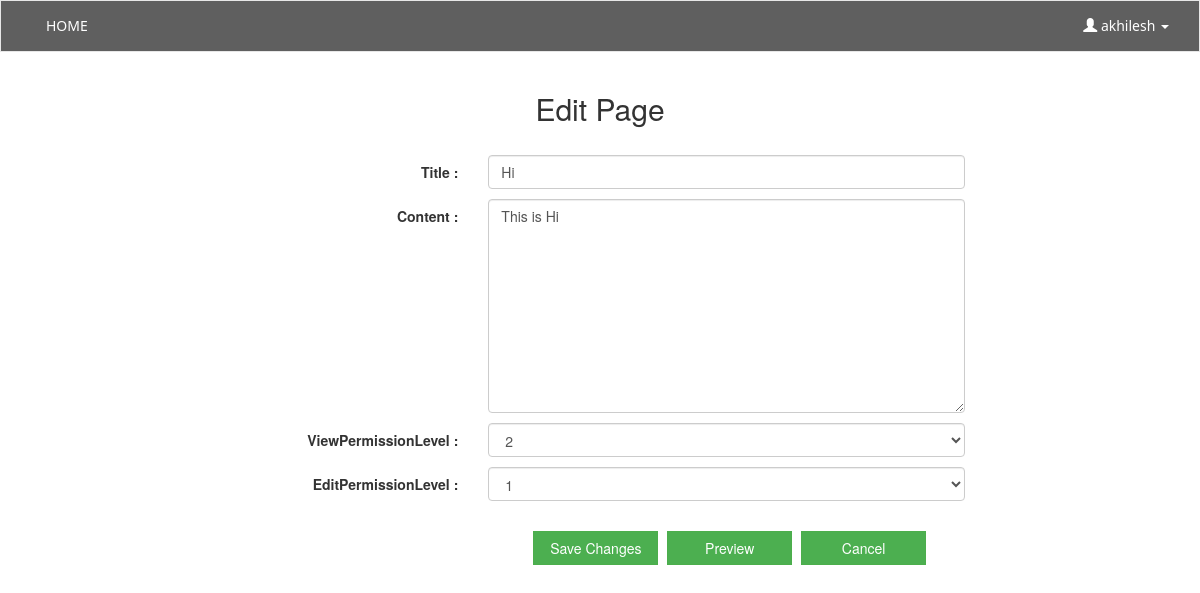
The page /wiki/edit-page/Hi/ (signed in) on the database its author committed.
### wiki/models.py (models this page shows, shortened)
class Post(models.Model):
    user = models.ForeignKey(User, null=True, blank=True)
    title = models.CharField(max_length=120, unique=True)
    content = models.TextField()
    timestamp = models.DateTimeField(auto_now=False, auto_now_add=True)
    lastUpdated = models.DateTimeField(auto_now=True, auto_now_add=False)
    viewPermissionLevel = models.IntegerField(
        choices=USER_LEVEL, default=0
    )
    editPermissionLevel = models.IntegerField(
        choices=USER_LEVEL, default=0
    )

### wiki/views.py (the view)
# urls.py: url(r'^edit-page/(?P<title>.*)/$', views.editPage, name='editPage'),
@login_required
def editPage(request, title):
    postObj = get_object_or_404(Post, title=title)
    if request.method == 'POST':
        formObj = EditPostForm(request.POST, instance=postObj)
        if formObj.is_valid():
            postObj.save()
            return HttpResponseRedirect(
                reverse(
                    'viewPage',
                    kwargs={
                        'title': formObj.cleaned_data['title']
                    }
                )
            )
    else:
        formObj = EditPostForm(instance=postObj)
    context = {
        'formObj': formObj,
        'postObj': postObj,
    }
    return render(request, 'wiki/editPage.html', context)

### wiki/forms.py
class EditPostForm(forms.ModelForm):
    class Meta:
        model = Post
        fields = ['title', 'content', 'viewPermissionLevel', 'editPermissionLevel']
    def __init__(self, *args, **kwargs):
        super(EditPostForm, self).__init__(*args, **kwargs)
        for key in self.fields:
            self.fields[key].widget.attrs['class'] = 'form-control'
            self.fields[key].widget.attrs['placeholder'] = \
                self.fields[key].label
            self.fields[key].widget.attrs['id'] = self.fields[key].label

### templates/wiki/editPage.html (shortened to what this page needs)
{% extends 'wiki/base.html' %}
{% block middle_area %}
    <div class="">
        <center><h2 style="margin-bottom: 30px">Edit Page</h2></center>
        <form role="form" class="form-horizontal" action="" method="POST">
            <div class="form_group">
                {% for field in formObj %}
                    <div class="row" style="margin-top: 10px">
                        <label class="control-label col-sm-4">{{ field.label }} :</label>
                        <div class="col-sm-8">
                            {{ field }}
                        </div>
                    </div>
                {% endfor %}
                <div class="col-sm-offset-4 col-sm-10">
                    <button style="margin: 30px 5px 0 40px" type="submit" class="btn btn-success">Save Changes</button>
                    <button style="margin: 30px 5px 0 0" type="button" class="btn btn-success" onClick=getValue() data-toggle="modal" data-target="#myModal">Preview</button>
                    <a href="{% url 'viewPage' postObj.title %}"><button style="margin: 30px 5px 0 0"  type="button" class="btn btn-success">Cancel</button></a>
                </div>
            </div>
        </form>
    </div>
{% endblock middle_area %}

### templates/wiki/base.html (shortened to what this page needs)
<!DOCTYPE html>
{% load staticfiles %}
<html>
    <head>
        <link rel="stylesheet" href="https://maxcdn.bootstrapcdn.com/bootstrap/3.3.7/css/bootstrap.min.css">
    </head>
    <body>
        {% block content %}
            <nav class="navbar navbar-default navbar-border">
                <div class="container-fluid">
                    <div class="collapse navbar-collapse" id="myNavbar">
                        <ul class="nav navbar-nav">
                            <li class=""><a href="{% url 'homePage' %}">HOME</a></li>
                        </ul>
                        <ul class="nav navbar-nav navbar-right">
                            {% block log_out %}
                                <li class="dropdown">
                                    <a class="dropdown-toggle" data-toggle="dropdown" href="#">
                                        <span class="glyphicon glyphicon-user"></span>
                                         {{ user }}
                                        <span class="caret"></span>
                                    </a>
                                </li>
                            {% endblock log_out %}
                        </ul>
                    </div>
                </div>
            </nav>
            <div class="container">
                <div class="container-fluid text-center">
                    <div class="row content">
                        <div class="col-sm-2 sidenav">
                        </div>
                        <div class="col-sm-8 text-left">
                            {% block middle_area %}
                            {% endblock middle_area %}
                        </div>
                        <div class="col-sm-2 sidenav class_font">
                        </div>
                    </div>
                </div>
            </div>
        {% endblock %}
    </body>
</html>

### rows shown on the page
Post: formObj "Hi" "This is Hi" "2" "1"

### other values the page prints
{{ user }} "akhilesh"
{{ field.label }} "Title" "Content" "ViewPermissionLevel" "EditPermissionLevel"
